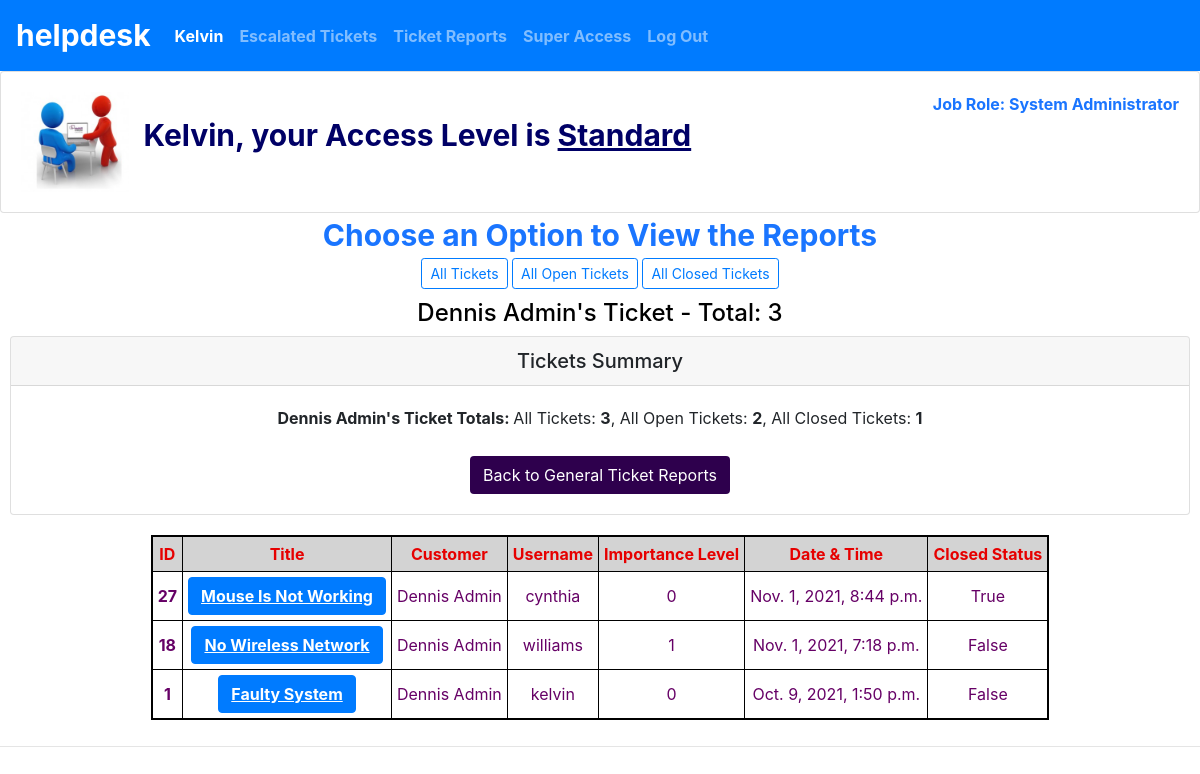
Screenshot of /customer_reports/Dennis Admin (signed in) with the database file from the repository.
### helpdesk/models.py (models this page shows, shortened)
class User(AbstractUser):
    pass
    ACCESS = (
        ('Regular', 'Regular'),
        ('Standard', 'Standard'),
        ('Admin', 'Admin')
    )
    access = models.CharField(max_length=15, choices=ACCESS, verbose_name="access", default="Regular")
    role = models.CharField(max_length=60)
    location = models.CharField(max_length=120, blank=True)

class Dynamics(models.Model):
    name = models.CharField(max_length=150)
    image = models.ImageField(upload_to='images', blank=True, null=True)

class Customer(models.Model):
    customer =  models.CharField(max_length=30, unique=True)
    firstname =  models.CharField(max_length=30)
    lastname =  models.CharField(max_length=30)
    email =  models.CharField(max_length=30)
    phone_no = models.CharField(max_length=20)
    company = models.CharField(max_length=30)
    location = models.CharField(max_length=120, blank=True)
    def __str__(self):
        return f"{self.customer}"

class Ticket(models.Model):
    user = models.ForeignKey(User, on_delete=models.CASCADE, related_name='trouble_ticket')
    customer = models.ForeignKey('Customer', on_delete=models.CASCADE, related_name='client')
    title = models.CharField(max_length=150)
    text = models.CharField(max_length=500, default=None)
    comments = models.ManyToManyField('Comment', blank=True, related_name='comments_ticket')
    date = models.DateTimeField(default=datetime.datetime.now)
    image = models.ImageField(upload_to='images', blank=True, null=True)
    closed = models.BooleanField(default=False)

### helpdesk/views.py (the view)
# urls.py: path("customer_reports/<str:customer>", views.customer_reports, name="customer_reports"),
def customer_reports(request, customer):
    if request.user.is_authenticated:
        if request.user.access != 'Regular':
            alltickets_count = Ticket.objects.filter(customer__customer=customer).count()
            opentickets_count = Ticket.objects.filter(customer__customer=customer, closed=False).count()
            closedtickets_count = Ticket.objects.filter(customer__customer=customer, closed=True).count()
            user = request.session["_auth_user_id"]
            ticketranks = Ticketrank.objects.filter(ticket=OuterRef("id"), user_id=user)
            tickets = Ticket.objects.filter(customer__customer=customer).order_by("-date").annotate(current_ticketrank=Count(ticketranks.values("id")))
            title = f"{customer}'s Ticket"
            return render(request, "helpdesk/customer_reports.html", {
	            "support": Dynamics.objects.get(id=4),
		        "title" : title,
                "total" : alltickets_count,
		        "tickets" : tickets,
		        "customer" : customer,
		        "alltickets_count" : alltickets_count,
		        "opentickets_count" : opentickets_count,
		        "closedtickets_count" : closedtickets_count
	        })
        else:
            return redirect('index')
    else:
        return redirect('index')

### helpdesk/templates/helpdesk/customer_reports.html (shortened to what this page needs)
{% load static %}
<!DOCTYPE html>
<html lang="en">
    <head>
    <link rel="stylesheet" href="https://stackpath.bootstrapcdn.com/bootstrap/4.5.0/css/bootstrap.min.css"
>
    <link href="https://use.fontawesome.com/releases/v5.13.0/css/all.css" rel="stylesheet">
    <link href="{% static 'helpdesk/styles.css' %}" rel="stylesheet">
    </head>
    <body>
    {% include "helpdesk/head.html" %}
    <center>
	<center><strong class="all_tickets">Choose an Option to View the Reports</h3></strong></center>
	<button class="btn btn-sm btn-outline-primary" id="alltickets" onclick="window.location.href='{% url 'customer_periods' customer 'alltickets' 'period' %}';">All Tickets</button>
    <button class="btn btn-sm btn-outline-primary" id="opentickets" onclick="window.location.href='{% url 'customer_periods' customer 'opentickets' 'period' %}';">All Open Tickets</button>
    <button class="btn btn-sm btn-outline-primary" id="closedtickets" onclick="window.location.href='{% url 'customer_periods' customer 'closedtickets' 'period' %}';">All Closed Tickets</button>
		<div id="summary-view">
		    <h4 id="summary_header">{{title}} - Total: {{total}}</h4>
	        <div class="card" id="summary_head">
		        <h5 class="card-header">
			        Tickets Summary
			    </h5>
	            <div class="card-body">
                        <p class="card-text"><b>{{customer|capfirst}}'s Ticket Totals: </b> All Tickets: <b>{{alltickets_count}}</b>, All Open Tickets: <b>{{opentickets_count}}</b>, All Closed Tickets: <b>{{closedtickets_count}}</b></p>
					    <a href="{% url 'view_reports' %}" class="btn btn-ticket">Back to General Ticket Reports</a>
	            </div>
	        </div>
		</div>
        <div id="tickets-view">
		{% if tickets %}
		<table>
            <tr>
			    <th>ID</th>
				<th>Title</th>
				<th>Customer</th>
                <th>Username</th>
				<th>Importance Level</th>
				<th>Date & Time</th>
                <th>Closed Status</th>
            </tr>
		{% for ticket in tickets %}
            <tr>
                <td><b>{{ticket.id}}</b></td>
				<td>
				   <a href="{% url 'ticket_view' ticket=ticket.id %}" class="btn btn-primary">
				    <u><b>{{ticket.title|title}}</b></u>
					</a>
				</td>
				<td>{{ticket.customer|title}}</td>
                <td>{{ticket.user}}</td>
				<td>{{ticket.ticketrank_set.count}}</td>
				<td>{{ticket.date}}</td>
				<td>{{ticket.closed|title}}</td>
            </tr>
        {% endfor %}
        </table>
        {% endif %}
        </div>
    </center>
   	<hr id="report_line">
    </body>
</html>

### helpdesk/templates/helpdesk/head.html (shortened to what this page needs)
<nav class="navbar navbar-expand-lg navbar-dark bg-primary">
            <a class="navbar-brand" href="{% url 'index' %}"><b style="font-size:30px;">helpdesk</b></a>
            <div>
			{% with request.resolver_match.url_name as url_name %}
              <ul class="navbar-nav mr-auto">
                {% if user.is_authenticated %}
                    <li class="nav-item {% if url_name == 'profile' %}active{% endif %}" >
                        <a class="nav-link active" aria-current="page" href="{% url 'profile' user.username %}"><strong>{{ user.username|capfirst }}</strong></a>
                    </li>
                    <li class="nav-item {% if url_name == 'escalate' %}active{% endif %}">
                        <a class="nav-link" href="{% url 'escalate' %}"><strong>Escalated Tickets</strong></a>
                    </li>
					<li class="nav-item {% if url_name == 'view_reports' %}active{% endif %}">
                        <a class="nav-link" href="{% url 'view_reports' %}"><strong>Ticket Reports</strong></a>
                    </li>
				    {% if request.user.access != 'Regular' %}
		                <li class="nav-item {% if url_name == 'super' %}active{% endif %}">
                            <a class="nav-link" href="{% url 'super' %}"><strong>Super Access</strong></a>
                        </li>
				    {% endif %}
			        <li class="nav-item {% if url_name == 'logout' %}active{% endif %}">
                        <a class="nav-link" href="{% url 'logout' %}"><strong>Log Out</strong></a>
                    </li>
                {% endif %}
              </ul>
			{% endwith %}
            </div>
    </nav>
{% if user.is_authenticated %}
    <div class="card">
        <div class="card-body">
            <img class="img-fluid" src="{{support.image.url}}" alt="Profile Picture" style="max-height:100px">
		        <strong id="access_type">{{user.username|title}}, your Access Level is <u>{{user.access}}</u></strong>
		    <object align="right" class="profile_info">
		        <span class="btn-total-follow"><strong>Job Role: {{user.role}}</strong> </span>
		    </object>
        </div>
    </div>
{% endif %}

### helpdesk/static/helpdesk/styles.css (style rules this page uses)
body { margin: 0; background-color: white; }
.btn-ticket { margin-top: 10px; background-color: #2e004d; color: white; }
.all_tickets, #profile_name { font-size:30px; }
.no_profilename, #access_type { font-size:30px; }
.all_tickets, .profile_info, .title { color:#1a75ff; }
#report_line { color: black; }
.main, #tickets-view, #summary-view { padding: 10px; }
#profile_name, .no_profilename, #access_type, #admin_level { color:#000066; padding:10px; }
#update_picture, .update_info, #tickets-view, #summary_header { color:black; }
table { border: 2px solid black; border-collapse: collapse; font-size: 16px; }
th, td { border: 1px solid black; padding: 5px; text-align: center; }
th { background-color: lightgray; color: #e60000; }
td { background-color: white; color: #660066; }

### rows the page displays
User: username "Kelvin", access "Standard", role "System Administrator"
Dynamics: image (picture)
Customer: customer "Dennis Admin"
Ticket: id "27", title "Mouse Is Not Working", customer "Dennis Admin", user "cynthia", ticketrank_set.count "0", date "Nov. 1, 2021, 8:44 p.m.", closed "True"
Ticket: id "18", title "No Wireless Network", customer "Dennis Admin", user "williams", ticketrank_set.count "1", date "Nov. 1, 2021, 7:18 p.m.", closed "False"
Ticket: id "1", title "Faulty System", customer "Dennis Admin", user "kelvin", ticketrank_set.count "0", date "Oct. 9, 2021, 1:50 p.m.", closed "False"

### other values shown
{{ title }} "Dennis Admin's Ticket"
{{ total }} "3"
{{ alltickets_count }} "3"
{{ opentickets_count }} "2"
{{ closedtickets_count }} "1"
